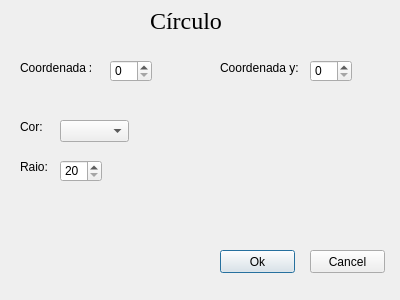
<?xml version="1.0" encoding="UTF-8"?>
<ui version="4.0">
 <class>InserirCirculo</class>
 <widget class="QDialog" name="InserirCirculo">
  <property name="geometry">
   <rect>
    <x>0</x>
    <y>0</y>
    <width>400</width>
    <height>300</height>
   </rect>
  </property>
  <property name="windowTitle">
   <string>Inserir Círculo </string>
  </property>
  <widget class="QLabel" name="label_2">
   <property name="geometry">
    <rect>
     <x>20</x>
     <y>60</y>
     <width>71</width>
     <height>16</height>
    </rect>
   </property>
   <property name="text">
    <string>Coordenada x:</string>
   </property>
  </widget>
  <widget class="QLabel" name="label_3">
   <property name="geometry">
    <rect>
     <x>220</x>
     <y>60</y>
     <width>91</width>
     <height>16</height>
    </rect>
   </property>
   <property name="text">
    <string>Coordenada y:</string>
   </property>
  </widget>
  <widget class="QLabel" name="label">
   <property name="geometry">
    <rect>
     <x>150</x>
     <y>10</y>
     <width>81</width>
     <height>21</height>
    </rect>
   </property>
   <property name="font">
    <font>
     <family>Times New Roman</family>
     <pointsize>18</pointsize>
    </font>
   </property>
   <property name="text">
    <string>Círculo</string>
   </property>
  </widget>
  <widget class="QLabel" name="label_4">
   <property name="geometry">
    <rect>
     <x>20</x>
     <y>120</y>
     <width>47</width>
     <height>13</height>
    </rect>
   </property>
   <property name="text">
    <string>Cor:</string>
   </property>
  </widget>
  <widget class="QLabel" name="label_5">
   <property name="geometry">
    <rect>
     <x>20</x>
     <y>160</y>
     <width>47</width>
     <height>13</height>
    </rect>
   </property>
   <property name="text">
    <string>Raio:</string>
   </property>
  </widget>
  <widget class="QSpinBox" name="spinBox_x">
   <property name="geometry">
    <rect>
     <x>110</x>
     <y>60</y>
     <width>42</width>
     <height>22</height>
    </rect>
   </property>
  </widget>
  <widget class="QSpinBox" name="spinBox_y">
   <property name="geometry">
    <rect>
     <x>310</x>
     <y>60</y>
     <width>42</width>
     <height>22</height>
    </rect>
   </property>
  </widget>
  <widget class="QSpinBox" name="spinBox_raio">
   <property name="geometry">
    <rect>
     <x>60</x>
     <y>160</y>
     <width>42</width>
     <height>22</height>
    </rect>
   </property>
   <property name="minimum">
    <number>20</number>
   </property>
  </widget>
  <widget class="QPushButton" name="Ok">
   <property name="geometry">
    <rect>
     <x>220</x>
     <y>250</y>
     <width>75</width>
     <height>23</height>
    </rect>
   </property>
   <property name="text">
    <string>Ok</string>
   </property>
  </widget>
  <widget class="QPushButton" name="Cancel">
   <property name="geometry">
    <rect>
     <x>310</x>
     <y>250</y>
     <width>75</width>
     <height>23</height>
    </rect>
   </property>
   <property name="text">
    <string>Cancel</string>
   </property>
  </widget>
  <widget class="QComboBox" name="comboBox_cor">
   <property name="geometry">
    <rect>
     <x>60</x>
     <y>120</y>
     <width>69</width>
     <height>22</height>
    </rect>
   </property>
  </widget>
 </widget>
 <resources/>
 <connections/>
</ui>
